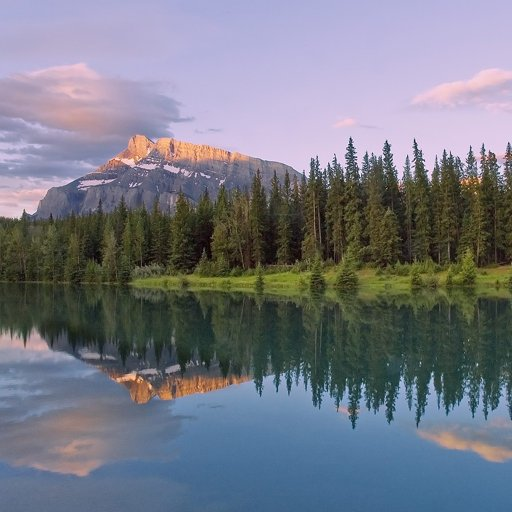
%> input picture Chu_Miao_Yeh_OFDM_Project_Code/data/mountain.png, 512 x 512 px
$ octave Visualization_01_Channel_Estimation_Comparisons.m   (GNU Octave 9; MATLAB toolbox functions it lacks are replaced by stand-ins)
%> lines starting %> are read from the running program, lines starting %| are printed output that depends on the picture
% EE-442 Wireless Receivers: algorithms and architectures
% Final Project: OFDM Audio Transmission System
% December 2022
% Authors: Dong Chu, Han Miao, Huan-Ying Yeh

%% Visualization Task 01: Channel Estimation Comparisons
%
% Tunable inputs:
% - input image
% - snr value and number of fading taps
% - various parameters of a Rayleigh fading channel
%
% Outputs:
% Plot a 5x2 subplot of the following:
% Input constellation, received constellation, with block chEst, comb
% chEst, and viterbi chEst
% The 2nd row has the corresponding image results

clear all; close all; clc;

%% Initial set up
im = imread('data/mountain.png');
%> im is the input picture: size 512x512x3 uint8; mean R, G, B 117.1, 120.5, 132.1
resize_scale = 0.2;
im = imresize(im, resize_scale);
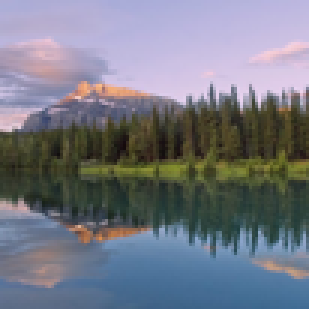
%> im: size 103x103x3 uint8 (shown 3 times larger); mean R, G, B 117.1, 120.5, 132.1
im = rgb2gray(im);
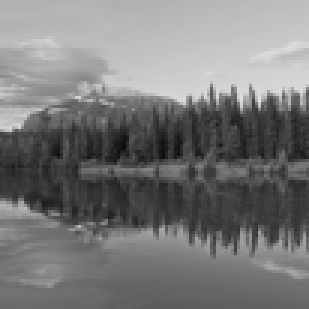
%> im: size 103x103 uint8 (shown 3 times larger); min 13, max 225, mean 120.8

%% Inputs: SNR, number of exponential fading taps, and Rayleigh channel
snr = 1; % [Input]
n_taps = 8; % [Input]

% Rayleigh Channel initialization
add_ray_channel = 'true'; % [Input} 'true', 'false';
sampleRate  = 48000;     % Sample rate of 20K Hz
maxDopplerShift  = 1; % Max Doppler shift of diffuse components (Hz)
delayVector = [1 2]*1e-8; % Discrete delays of four-path channel (s)
gainVector  = [-1 -1];  % Average path gains (dB)

% Create Rayleigh channel object if applicable
if strcmp(add_ray_channel, 'true')
%> (the run ends here)

$ run again, with Chu_Miao_Yeh_OFDM_Project_Code/data/flower.png copied over Chu_Miao_Yeh_OFDM_Project_Code/data/mountain.png
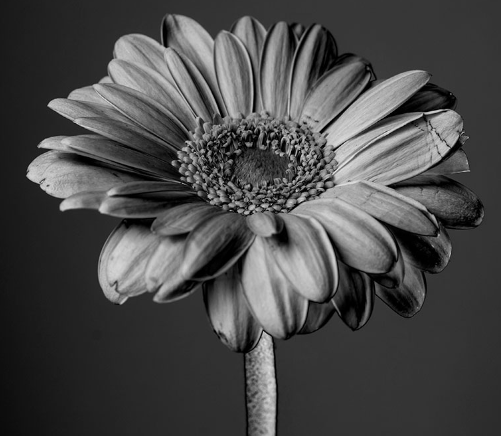
%> input picture Chu_Miao_Yeh_OFDM_Project_Code/data/flower.png, 501 x 436 px
%> im is the input picture: size 436x501x3 uint8; mean R, G, B 73.3, 73.3, 73.3
%> `im = imresize(im, resize_scale);`:
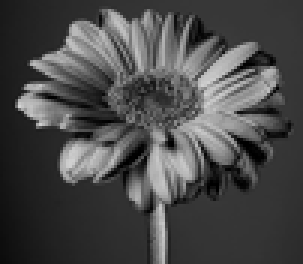
%> im: size 88x101x3 uint8 (shown 3 times larger); min 0, max 212, mean 73.3
